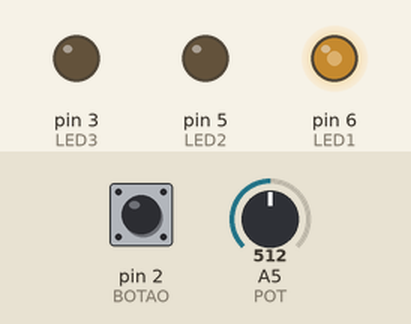
Bench run of a sketch on a simulated Arduino Uno, built with avr-gcc and run on an emulated ATmega328P. Shown: output pins drawn as LEDs (lit = HIGH). The test bench sets the inputs (shaded band); at power-on: A5 (POT) = 512, pin 2 (BOTAO) LOW.

Above: at 1.2 s.
1.3 s: A5 (POT) set to 716
At 1.6 s:
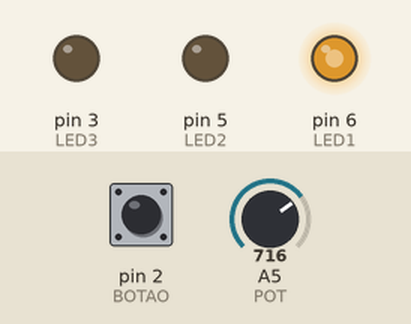
2.8 s: pin 2 (BOTAO) pulled HIGH for 0.15 s
At 4.0 s:
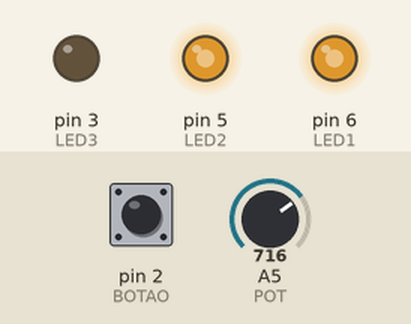
4.4 s: A5 (POT) set to 900
At 5.2 s:
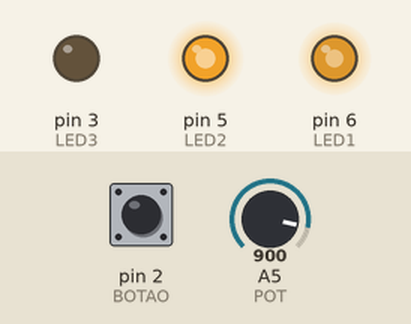
5.9 s: pin 2 (BOTAO) pulled HIGH for 1 s
At 6.7 s:
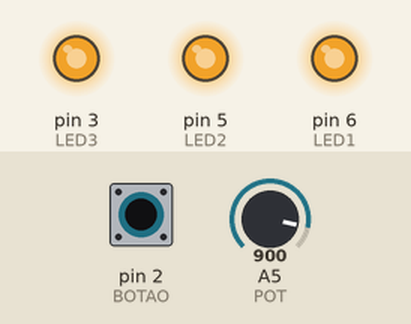
8.4 s: A5 (POT) set to 511
At 9.4 s:
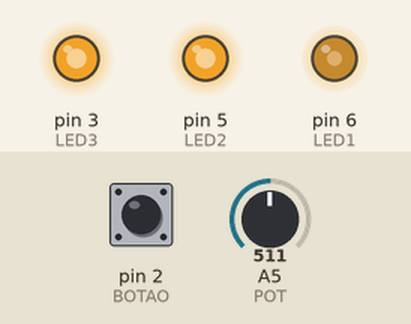
9.9 s: pin 2 (BOTAO) pulled HIGH for 0.15 s
At 10.6 s:
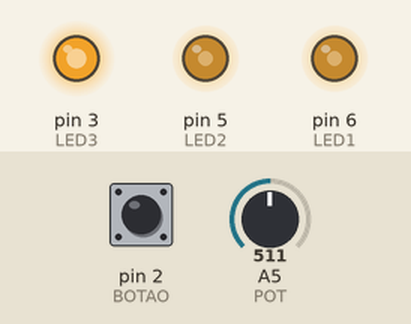
Timing chart, 0 to 12.5 s (numbered marks = the images above; inputs shaded):
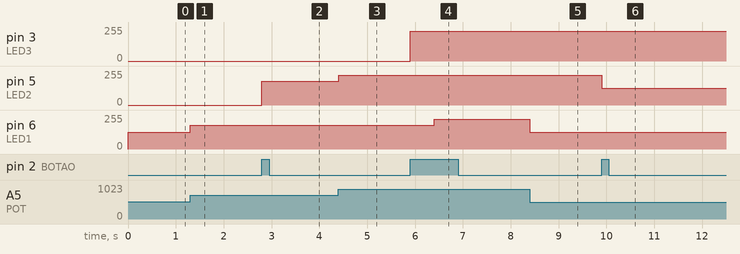

Measured:
- after the input at 1.3 s, pin 6 (LED1): 127/255 → 178/255 at once
- after the input at 2.8 s, pin 5 (LED2): 0/255 → 178/255 at once
- after the input at 4.4 s, pin 5 (LED2): 178/255 → 224/255 at once
- after the input at 5.9 s, pin 3 (LED3): 0/255 → 224/255 at once; pin 6 (LED1): 178/255 → 224/255 after 0.50 s
- after the input at 8.4 s, pin 6 (LED1): 224/255 → 127/255 at once
- after the input at 9.9 s, pin 5 (LED2): 224/255 → 127/255 at once

The sketch:

Projeto_Exemplo_OK.ino
```cpp
#define BOTAO 2
#define LED1 6    //Vermelho
#define LED2 5    //Amarelo
#define LED3 3    //Verde
#define POT A5

//Variaveis
int valorPot = 0;
int leds[3] = {LED1, LED2, LED3};
int i = 0;
unsigned long lastPressed = 0;
unsigned long btnInterval = 500;

void setup() {
  // put your setup code here, to run once:
  pinMode(POT, INPUT);
  pinMode(LED1, OUTPUT);
  pinMode(LED2, OUTPUT);
  pinMode(LED3, OUTPUT);
  pinMode(BOTAO, INPUT);
}

void loop() {
  //Lê valor do potenciometro
  valorPot = analogRead(POT);

  //Escreve valor correspondente em PWM na porta (i) do LED
  analogWrite(leds[i], map(valorPot, 0, 1023, 0, 255));

  //Muda led sendo controlado
  if(digitalRead(BOTAO) && ((millis() - lastPressed) > btnInterval)){
    lastPressed = millis();
    if(i<2)
      i++;
    else
      i=0;
  }
}
```
